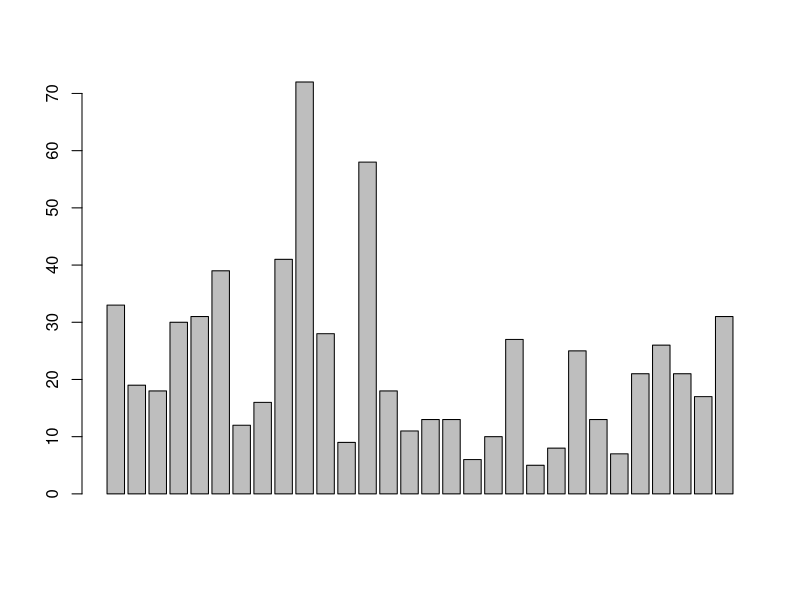
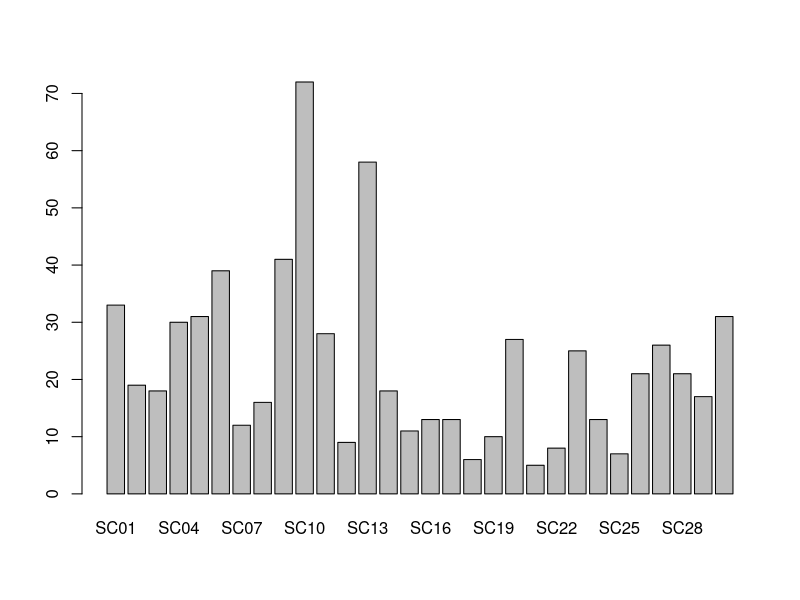
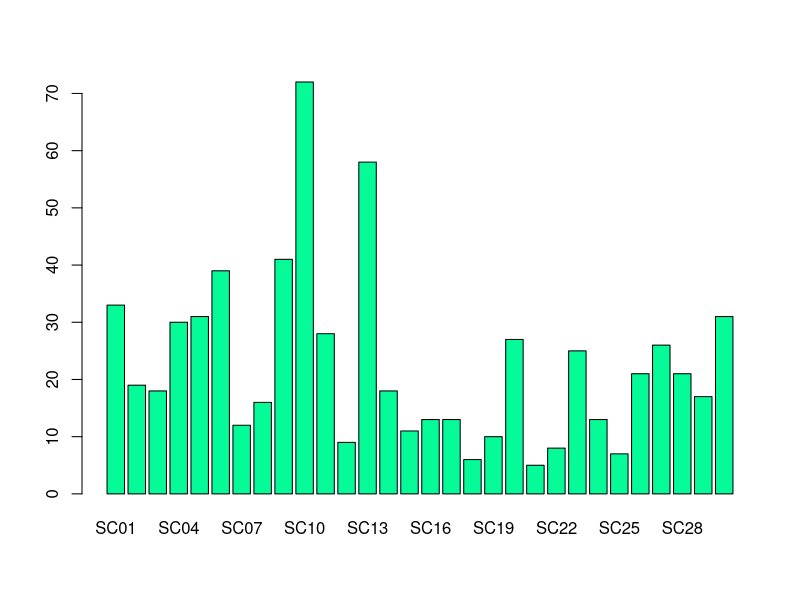

Write R code to recreate these figures, in order.
###CODING PROJECT ONE:

#---------Part 1--------------#
#The first thing we'll often end up doing for a new project is loading in our
#data. Let's load in beach data
#First get the working directory
getwd()

#Then, set your working directory to the directory that contains beach data
#Hint: after typing "", trying using tab to navigate directories
setwd("/Users/marin/OneDrive/Documents/GitHub/PINCclimate")

#Read in your data and save it as an object
beach <- read.csv("beach_data.csv") #check environment to see if it loaded

#---------Part 2--------------#
#OK. Now that we've got our data loaded in, let's start answering questions!

#QUESTION 1: What is the standard deviation of the weight?
sd(beach$Weight)

#QUESTION 2: plot the weight using the barplot() function
barplot(beach$Weight)

#Great, you just generated your first plot! Now let's customize
#Remember in the R Basics videos the function w/ setting format? I never covered
#it in detail, but we're going over it now!
#Remember, this is the format: fx(argument, setting1, setting2, setting3, etc)

#We're going to be applying settings to the barplot function to change the
#appearance

#Setting 1: names.
#The names setting controls the bar labels of our barplot
#What should come after the equal sign if we want the names to be the sample
#names from our beach data?


#QUESTION 3: Plot the barplot with Sample names
#Hint: Click on the "zoom" button above the plot to see all the names
barplot(beach$Weight, names = beach$Sample)



#OK! We're getting somewhere. Now we're going to change color of the columns
#because...design. Add the col setting with the desired color enclosed in quotes
#barplot(argument, names = , )
#What should come after the comma to change the color of the bars?

#QUESTION 5: Plot the barplot with a different color
barplot(beach$Weight, names = beach$Sample, col = "#05fa98")


#Woohoo! You just worked on your first plot. Remember,the function formats are
#guides to help you recognize patterns. Formats can be different based on the
#function. For instance, some function look like this:
#fx(arg, setting1(), setting2(), setting3())

#Instead of this
#fx(arg, setting1 = , setting2 = , setting3 = )
#You'll get the hang of which functions use which formats with practice and
#note-taking! To get an idea of a function that uses a peculiar format, let's
#tackle this final question!

#---------Part 3--------------#
#We want to know if there's a difference in weight between the animals. This
#requires stats. I was TERRIFIED of stats (and coding) as an undergrad. So take
#it from me that you don't need a ton of stats (or code) to run this
#comparison. We just need to remember the critical value, and its meaning!

#The critical value is p < 0.05. If we're running a comparison and p < 0.05,
#it means that what we're observing did not happen by chance. In other words,
#the event we think we're obersving is actually happening. i.e.

#Is there a differnce in weight between the animals?
#If p > 0.05: then no. The differences in weight observed are coincidences of the
#sample size, or some other coincidence.

#If p < 0.05: then yes. The observations are not due to coincidence. They're
#actually different!
#Got it? I hope so :)

#To run a comparsion, we're going to use the aov() function. It works like this:
#aov(arg1 ~ arg2)
#Input the numerical column into arg1, and the categorial column into arg2

#OK. We ran it and got a whole bunch of values in the console, but we don't know
#how to make sense of them. Let's wrap the summary() function around the
#function we just ran to summarize these numbers.
#The critical value is under Pr(>F)!

#QUESTION 6: Is there a difference in weight between the animals?
aov(beach$Weight ~ beach$Animal)

#Congrats! You just ran a two-way ANOVA test! These are the results papers are
#written off of!

#As far as I can tell, aov() and other statistical comparison functions that run
#comparisons are the only functions that use the tilde symbol (~) in this way.
#You won't encounter this symbol often when coding. The aov() function is an
#example of how some functions may be structured outside of the patterns we
#learned in R Basics. The function format patterns we learned simply cover the
#broad majority of formats.


#---------Part 4--------------#
#BONUS QUESTION: Is there a difference in weight between tidal zones?
#weight by tidal zone
aov(beach$Weight ~ beach$Zone)

#animal weight with tidal zone as an interacting variable
aov(Weight ~ Animal * Zone, data = beach)
